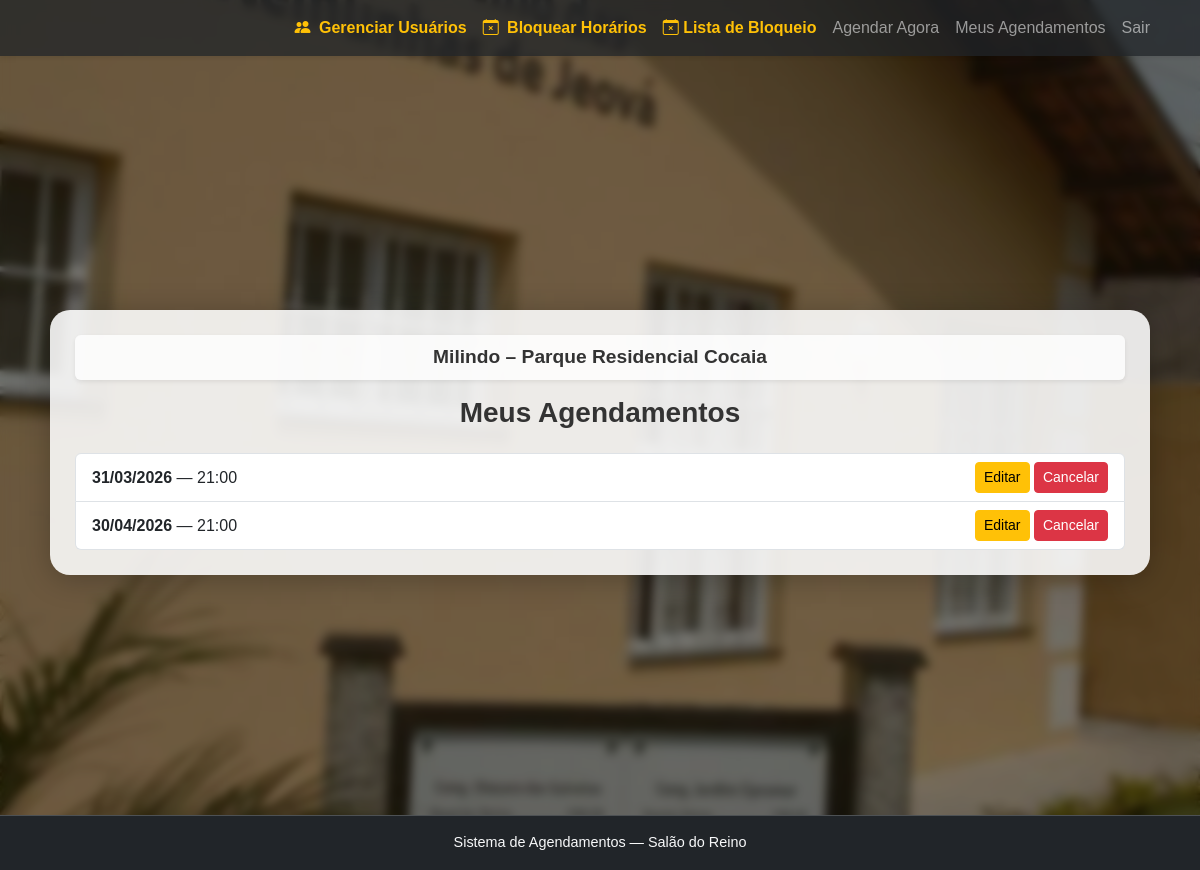
Page /meus-agendamentos/ (signed in) on the committed database.
### agendamento/models.py (models this page shows, shortened)
class UsuarioProfile(models.Model):
    user = models.OneToOneField(User, on_delete=models.CASCADE, related_name="profile")
    congregacao = models.ForeignKey(Congregacao, on_delete=models.SET_NULL, null=True, blank=True)
    is_admin_congregacao = models.BooleanField(default=False)
    is_active = models.BooleanField(default=True)
    is_superadmin = models.BooleanField(default=False)

class Congregacao(models.Model):
    nome = models.CharField(max_length=150, unique=True)

class Agendamento(models.Model):
    usuario = models.ForeignKey(User, on_delete=models.CASCADE, related_name="agendamentos")
    congregacao = models.ForeignKey(Congregacao, on_delete=models.CASCADE, null=True, blank=True)
    data = models.DateField()
    horario = models.TimeField()
    criado_em = models.DateTimeField(auto_now_add=True)
    class Meta:
        unique_together = ("congregacao", "data", "horario")  # evita choque entre congregações diferentes
        ordering = ["data", "horario"]

### agendamento/views.py (the view)
# urls.py: path("meus-agendamentos/", views.meus_agendamentos, name="meus_agendamentos"),
@login_required
def meus_agendamentos(request):
    hoje = date.today()
    ags = Agendamento.objects.filter(usuario=request.user, data__gte=hoje).order_by("data", "horario")
    return render(request, "agenda/meus_agendamentos.html", {"agendamentos": ags})

### agendamento/templates/agenda/meus_agendamentos.html (shortened to what this page needs)
{% extends "base.html" %}
{% block content %}
<h3 class="text-center mb-4">Meus Agendamentos</h3>
{% if agendamentos %}
  <ul class="list-group">
    {% for a in agendamentos %}
      <li class="list-group-item d-flex justify-content-between align-items-center">
        <div>
          <strong>{{ a.data|date:"d/m/Y" }}</strong> — {{ a.horario|time:"H:i" }}
        </div>
        <div>
          <a href="{% url 'editar_agendamento' a.id %}" class="btn btn-warning btn-sm">Editar</a>
          <a href="{% url 'cancelar_agendamento' a.id %}" class="btn btn-danger btn-sm">Cancelar</a>
        </div>
      </li>
    {% endfor %}
  </ul>
{% else %}
  <p class="text-center mt-3">Você não tem agendamentos futuros.</p>
{% endif %}
{% endblock %}

### templates/base.html (shortened to what this page needs)
{% load static %}
<!DOCTYPE html>
<html lang="pt-br">
<head>
    <link href="https://cdn.jsdelivr.net/npm/bootstrap@5.3.0/dist/css/bootstrap.min.css" rel="stylesheet">
    <link rel="stylesheet" href="https://cdn.jsdelivr.net/npm/bootstrap-icons@1.11.1/font/bootstrap-icons.css">
    <link rel="stylesheet" href="{% static 'css/style.css' %}">
</head>
<body>
        {% include "navbar.html" %}
    <div class="page-wrapper">
        <main class="main-content">
            <div class="content-box {% block size %}{% endblock %}">
                {% if user.is_authenticated %}
                    <div class="user-info-bar text-center p-2 mb-3 rounded shadow-sm">
                        <span class="user-name">
                            <strong>{{ user.get_full_name|default:user.username }}</strong>
                            – {{ user.profile.congregacao.nome }}
                        </span>
                    </div>
                {% endif %}
                {% block content %}
                {% endblock %}
            </div>
        </main>
        <footer class="text-center py-3 bg-dark text-light">
            Sistema de Agendamentos — Salão do Reino
        </footer>
    </div>
</body>
</html>

### static/css/style.css (style rules this page uses)
html, body { height: 100%; margin: 0; padding: 0; font-family: 'Poppins', sans-serif; color: #333; position: relative; overflow-y: auto; overflow-x: hidden; scroll-behavior: smooth; }
body::before, body::after { content: ""; position: fixed; inset: 0; pointer-events: none; }
body::before { background-image: url("../images/SalaoDoReino.jpeg"); background-size: cover; background-position: center; background-repeat: no-repeat; filter: brightness(0.7); z-index: 0; }
body::after { backdrop-filter: blur(5px); background-color: rgba(0, 0, 0, 0.3); z-index: 1; }
body > * { position: relative; z-index: 2; }
body { padding-top: 70px; }
.page-wrapper { display: flex; flex-direction: column; min-height: 100vh; }
.main-content { flex: 1; display: flex; align-items: center; justify-content: center; padding: 1rem; }
.content-box { background: rgba(255, 255, 255, 0.88); padding: 25px; border-radius: 20px; box-shadow: 0 4px 30px rgba(0, 0, 0, 0.25); width: 100%; max-width: 1100px; margin: 0 auto; }
.content-box h3 { text-align: center; font-weight: 700; margin-bottom: 20px; }
footer { text-align: center; padding: 0.8rem; color: #fff; background: rgba(0, 0, 0, 0.45); backdrop-filter: blur(6px); border-top: 1px solid rgba(255, 255, 255, 0.2); font-size: 0.9rem; }
.user-info-bar { background: rgba(255, 255, 255, 0.8); font-size: 1.1rem; font-weight: 600; }
.user-info-bar .user-name { font-size: 1.2rem; display: inline-block; }

### rows in the picture
Agendamento: data "31/03/2026", horario "21:00"
Agendamento: data "30/04/2026", horario "21:00"

### other values in the picture
{{ user.get_full_name|default:user.username }} "Milindo"
{{ user.profile.congregacao.nome }} "Parque Residencial Cocaia"
